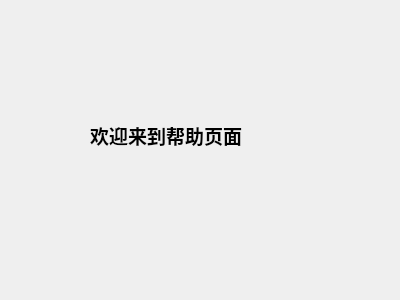
<?xml version="1.0" encoding="UTF-8"?>
<ui version="4.0">
 <class>Form</class>
 <widget class="QWidget" name="Form">
  <property name="geometry">
   <rect>
    <x>0</x>
    <y>0</y>
    <width>400</width>
    <height>300</height>
   </rect>
  </property>
  <property name="windowTitle">
   <string>Help</string>
  </property>
  <widget class="QLabel" name="label">
   <property name="geometry">
    <rect>
     <x>90</x>
     <y>90</y>
     <width>231</width>
     <height>91</height>
    </rect>
   </property>
   <property name="text">
    <string>&lt;html&gt;&lt;head/&gt;&lt;body&gt;&lt;p&gt;&lt;span style=&quot; font-size:14pt; font-weight:600;&quot;&gt;欢迎来到帮助页面&lt;/span&gt;&lt;/p&gt;&lt;/body&gt;&lt;/html&gt;</string>
   </property>
  </widget>
 </widget>
 <resources/>
 <connections/>
</ui>
